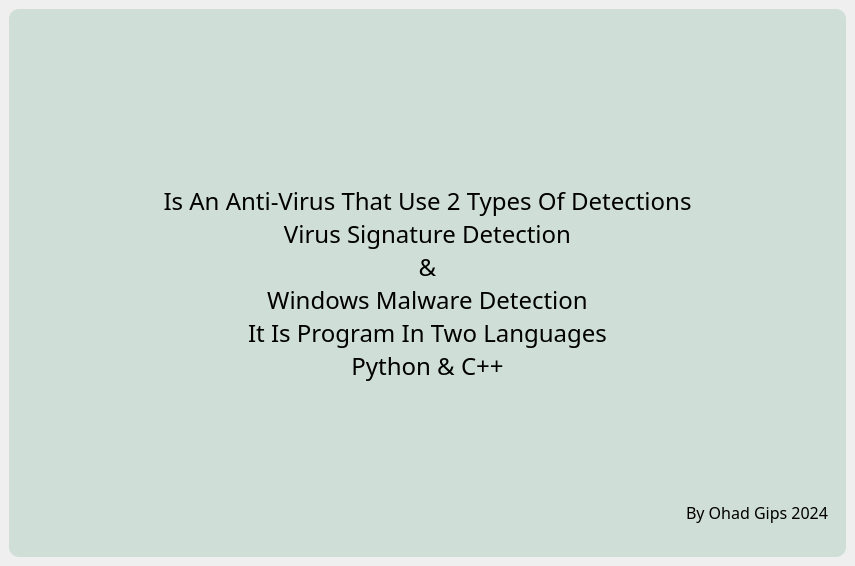
         <widget class="QWidget" name="infoPage">
          <property name="styleSheet">
           <string notr="true"/>
          </property>
          <layout class="QGridLayout" name="gridLayout_6">
           <property name="leftMargin">
            <number>9</number>
           </property>
           <property name="topMargin">
            <number>9</number>
           </property>
           <property name="rightMargin">
            <number>9</number>
           </property>
           <property name="bottomMargin">
            <number>9</number>
           </property>
           <property name="spacing">
            <number>9</number>
           </property>
           <item row="0" column="0" alignment="Qt::AlignHCenter|Qt::AlignVCenter">
            <widget class="QWidget" name="widget" native="true">
             <property name="minimumSize">
              <size>
               <width>837</width>
               <height>548</height>
              </size>
             </property>
             <property name="maximumSize">
              <size>
               <width>837</width>
               <height>548</height>
              </size>
             </property>
             <property name="styleSheet">
              <string notr="true">padding: 2px 5px;
margin: 0;
color: rgb(0, 0, 0);
background: none;
background-color:rgb(208, 222, 216);
border-top-left-radius: 10px;
border-top-right-radius: 10px;
border-bottom-right-radius: 10px;
border-bottom-left-radius: 10px</string>
             </property>
             <layout class="QVBoxLayout" name="verticalLayout_5">
              <item>
               <layout class="QHBoxLayout" name="horizontalLayout_4">
                <property name="spacing">
                 <number>0</number>
                </property>
                <item>
                 <spacer name="horizontalSpacer_6">
                  <property name="orientation">
                   <enum>Qt::Horizontal</enum>
                  </property>
                  <property name="sizeHint" stdset="0">
                   <size>
                    <width>278</width>
                    <height>20</height>
                   </size>
                  </property>
                 </spacer>
                </item>
                <item>
                 <widget class="QLabel" name="label_2">
                  <property name="minimumSize">
                   <size>
                    <width>281</width>
                    <height>125</height>
                   </size>
                  </property>
                  <property name="maximumSize">
                   <size>
                    <width>281</width>
                    <height>125</height>
                   </size>
                  </property>
                  <property name="text">
                   <string/>
                  </property>
                  <property name="pixmap">
                   <pixmap>AV_Icons/logo-no-background.png</pixmap>
                  </property>
                  <property name="scaledContents">
                   <bool>true</bool>
                  </property>
                  <property name="alignment">
                   <set>Qt::AlignCenter</set>
                  </property>
                 </widget>
                </item>
                <item>
                 <spacer name="horizontalSpacer_7">
                  <property name="orientation">
                   <enum>Qt::Horizontal</enum>
                  </property>
                  <property name="sizeHint" stdset="0">
                   <size>
                    <width>278</width>
                    <height>20</height>
                   </size>
                  </property>
                 </spacer>
                </item>
               </layout>
              </item>
              <item>
               <widget class="QLabel" name="label">
                <property name="font">
                 <font>
                  <family>Alata</family>
                  <pointsize>18</pointsize>
                  <weight>50</weight>
                  <italic>false</italic>
                  <bold>false</bold>
                 </font>
                </property>
                <property name="contextMenuPolicy">
                 <enum>Qt::NoContextMenu</enum>
                </property>
                <property name="layoutDirection">
                 <enum>Qt::LeftToRight</enum>
                </property>
                <property name="styleSheet">
                 <string notr="true">background-color: transparent;	
</string>
                </property>
                <property name="text">
                 <string>
Is An Anti-Virus That Use 2 Types Of Detections
Virus Signature Detection
&amp;
Windows Malware Detection
It Is Program In Two Languages
Python &amp; C++
</string>
                </property>
                <property name="scaledContents">
                 <bool>true</bool>
                </property>
                <property name="alignment">
                 <set>Qt::AlignCenter</set>
                </property>
               </widget>
              </item>
              <item>
               <spacer name="verticalSpacer_4">
                <property name="orientation">
                 <enum>Qt::Vertical</enum>
                </property>
                <property name="sizeHint" stdset="0">
                 <size>
                  <width>20</width>
                  <height>32</height>
                 </size>
                </property>
               </spacer>
              </item>
              <item>
               <layout class="QHBoxLayout" name="horizontalLayout_3">
                <item>
                 <widget class="QLabel" name="label_4">
                  <property name="minimumSize">
                   <size>
                    <width>81</width>
                    <height>71</height>
                   </size>
                  </property>
                  <property name="maximumSize">
                   <size>
                    <width>81</width>
                    <height>71</height>
                   </size>
                  </property>
                  <property name="text">
                   <string/>
                  </property>
                  <property name="pixmap">
                   <pixmap resource="AV_Icons.qrc">:/AV ICO/AV_Icons/file_type_python_icon_130221.ico</pixmap>
                  </property>
                  <property name="scaledContents">
                   <bool>true</bool>
                  </property>
                 </widget>
                </item>
                <item>
                 <widget class="QLabel" name="label_3">
                  <property name="minimumSize">
                   <size>
                    <width>71</width>
                    <height>71</height>
                   </size>
                  </property>
                  <property name="maximumSize">
                   <size>
                    <width>71</width>
                    <height>71</height>
                   </size>
                  </property>
                  <property name="text">
                   <string/>
                  </property>
                  <property name="pixmap">
                   <pixmap resource="AV_Icons.qrc">:/AV ICO/AV_Icons/c_icon_132529.ico</pixmap>
                  </property>
                  <property name="scaledContents">
                   <bool>true</bool>
                  </property>
                 </widget>
                </item>
                <item>
                 <spacer name="horizontalSpacer_12">
                  <property name="orientation">
                   <enum>Qt::Horizontal</enum>
                  </property>
                  <property name="sizeHint" stdset="0">
                   <size>
                    <width>483</width>
                    <height>20</height>
                   </size>
                  </property>
                 </spacer>
                </item>
                <item>
                 <widget class="QLabel" name="label_5">
                  <property name="font">
                   <font>
                    <family>Alata</family>
                    <pointsize>12</pointsize>
                   </font>
                  </property>
                  <property name="text">
                   <string>By Ohad Gips 2024</string>
                  </property>
                 </widget>
                </item>
               </layout>
              </item>
             </layout>
            </widget>
           </item>
          </layout>
         </widget>
